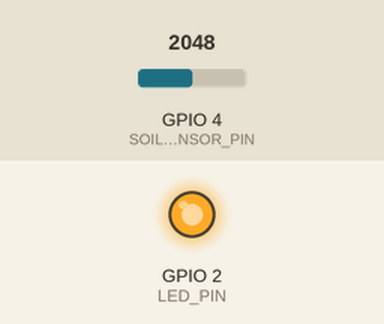
A sketch run on a simulated ESP32-C3. Parts: output pins drawn as LEDs (lit = HIGH). The test bench sets the inputs (shaded band); at power-on: GPIO 4 (SOIL_SENSOR_PIN) = 2048 (analog values on the 0–4095 scale). WiFi joins after 1.5 s; servers stay silent unless stated; no MQTT or app messages arrive unless stated; what the sketch prints to the serial monitor is not drawn.

Above: at 7.9 s.
8.0 s: GPIO 4 (SOIL_SENSOR_PIN) set to 3074
11.3 s: GPIO 4 (SOIL_SENSOR_PIN) set to 3202
At 13.0 s:
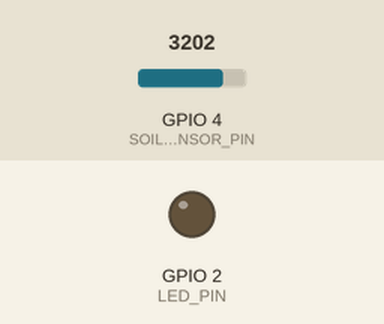
13.3 s: GPIO 4 (SOIL_SENSOR_PIN) set to 2866
At 15.2 s:
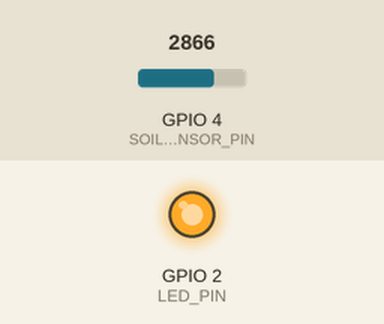
Timing chart, 0 to 16.7 s (numbered marks = the images above; inputs shaded):
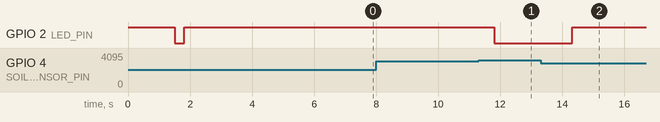

The sketch:

ESP32-C3_SoilMonitor.ino
```cpp
// (licence header left out)
#include <WiFi.h>
#include <ESPAsyncWebServer.h>
#include <AsyncWebSocket.h>
#include <PubSubClient.h>
#include <ArduinoJson.h>
#include <ArduinoOTA.h>

// Pin definitions
#define SOIL_SENSOR_PIN 4  // GPIO 4 (ADC1_CHANNEL_3)
#define LED_PIN 2          // Onboard LED (GPIO 2)

// Network and MQTT configuration
const char* ssid = "YOUR_WIFI_SSID";          // Replace with your WiFi SSID
const char* password = "YOUR_WIFI_PASSWORD";   // Replace with your WiFi password
const char* mqttBroker = "YOUR_MQTT_BROKER";  // Replace with your MQTT broker IP
const int mqttPort = 1883;
const char* mqttUser = "YOUR_MQTT_USER";      // Replace with your MQTT username
const char* mqttPass = "YOUR_MQTT_PASSWORD";  // Replace with your MQTT password
const char* deviceName = "ESP32C3_SoilMonitor_0";

// HTML for the webpage
const char* index_html = R"rawliteral(
<!DOCTYPE html>
<html lang="en">
<head>
    <meta charset="UTF-8">
    <meta name="viewport" content="width=device-width, initial-scale=1.0">
    <title>Soil Moisture Monitor</title>
    <script src="https://cdn.tailwindcss.com"></script>
    <style>
        body {
            background: linear-gradient(to bottom right, #15803d, #86efac);
            min-height: 100vh;
            display: flex;
            justify-content: center;
            align-items: center;
            font-family: 'Inter', sans-serif;
        }
        .card {
            background: white;
            border-radius: 1rem;
            box-shadow: 0 4px 20px rgba(0, 0, 0, 0.1);
            padding: 2rem;
            width: 100%;
            max-width: 400px;
            text-align: center;
        }
        .moisture-value {
            font-size: 2.5rem;
            font-weight: bold;
            color: #15803d;
        }
    </style>
</head>
<body>
    <div class="card">
        <h1 class="text-2xl font-bold text-gray-800 mb-4">Soil Moisture Monitor</h1>
        <div class="p-4 bg-gray-100 rounded-lg">
            <span class="text-gray-700 font-medium">Moisture Level</span>
            <div id="soilMoisture" class="moisture-value">-- %</div>
        </div>
        <p class="text-gray-500 text-sm mt-4">Updated every 10 seconds</p>
    </div>
    <script>
        const ws = new WebSocket(`ws://${window.location.hostname}/ws`);
        ws.onmessage = function(event) {
            const data = JSON.parse(event.data);
            document.getElementById('soilMoisture').textContent = data.soilHumidity.toFixed(1) + ' %';
        };
        ws.onclose = function() {
            setTimeout(() => location.reload(), 5000);
        };
    </script>
</body>
</html>
)rawliteral";

// Global objects
AsyncWebServer webServer(80);
AsyncWebSocket ws("/ws");
WiFiClient espClient;
PubSubClient mqttClient(espClient);

// Sensor data
float soilHumidity = 0.0;

// Status
bool mqttConnected = false;
bool wifiConnected = false;

// Timing
unsigned long lastPublish = 0;
const unsigned long publishInterval = 10000;  // 10 seconds

// Logging
String logBuffer = "";

void addLog(String message) {
  Serial.println(message);
  logBuffer += message + "\n";
  if (logBuffer.length() > 1000) logBuffer = logBuffer.substring(logBuffer.length() - 1000);
}

float readSoilHumidity() {
  const int numReadings = 5;
  long total = 0;
  for (int i = 0; i < numReadings; i++) {
    total += analogRead(SOIL_SENSOR_PIN);
    delay(50);
  }
  int avgRawValue = total / numReadings;

  // Map ADC (0-4095) to percentage (0-100%)
  const int dryValue = 4095;  // Dry (in air)
  const int wetValue = 1000;  // Wet (in water)
  float humidity = map(avgRawValue, dryValue, wetValue, 0, 100);
  return constrain(humidity, 0, 100);
}

void notifyClients() {
  StaticJsonDocument<100> doc;
  doc["soilHumidity"] = round(soilHumidity * 10) / 10.0;
  char json[100];
  serializeJson(doc, json);
  ws.textAll(json);
}

void handleWebSocketMessage(void *arg, uint8_t *data, size_t len) {
  AwsFrameInfo *info = (AwsFrameInfo*)arg;
  if (info->final && info->index == 0 && info->len == len && info->opcode == WS_TEXT) {
    // Handle incoming WebSocket messages if needed
  }
}

void onEvent(AsyncWebSocket *server, AsyncWebSocketClient *client, AwsEventType type, void *arg, uint8_t *data, size_t len) {
  switch (type) {
    case WS_EVT_CONNECT:
      addLog("WebSocket client #" + String(client->id()) + " connected");
      notifyClients();
      break;
    case WS_EVT_DISCONNECT:
      addLog("WebSocket client #" + String(client->id()) + " disconnected");
      break;
    case WS_EVT_DATA:
      handleWebSocketMessage(arg, data, len);
      break;
    case WS_EVT_PONG:
    case WS_EVT_ERROR:
      break;
  }
}

void setupWiFi() {
  WiFi.mode(WIFI_STA);
  WiFi.begin(ssid, password);
  addLog("Connecting to WiFi: " + String(ssid));

  unsigned long startAttempt = millis();
  while (WiFi.status() != WL_CONNECTED && millis() - startAttempt < 10000) {
    delay(500);
    Serial.print(".");
  }

  if (WiFi.status() == WL_CONNECTED) {
    wifiConnected = true;
    addLog("WiFi connected, IP: " + WiFi.localIP().toString());
  } else {
    addLog("WiFi connection failed. Retrying in loop...");
  }
}

void setupWebServer() {
  ws.onEvent(onEvent);
  webServer.addHandler(&ws);
  webServer.on("/", HTTP_GET, [](AsyncWebServerRequest *request) {
    request->send(200, "text/html", index_html);
  });
  webServer.begin();
  addLog("Web server started");
}

void setupMQTT() {
  mqttClient.setServer(mqttBroker, mqttPort);
  mqttClient.setCallback([](char* topic, byte* payload, unsigned int length) {
    String message;
    for (unsigned int i = 0; i < length; i++) message += (char)payload[i];
    addLog("MQTT received on " + String(topic) + ": " + message);
  });
}

void setupOTA() {
  ArduinoOTA.setHostname(deviceName);
  ArduinoOTA.onStart([]() { addLog("OTA Start"); });
  ArduinoOTA.onEnd([]() { addLog("OTA End"); });
  ArduinoOTA.onProgress([](unsigned int progress, unsigned int total) {
    Serial.printf("OTA Progress: %u%%\r", (progress / (total / 100)));
  });
  ArduinoOTA.begin();
  addLog("OTA setup complete");
}

void reconnectMQTT() {
  if (!mqttClient.connected() && WiFi.status() == WL_CONNECTED) {
    addLog("Connecting to MQTT...");
    if (mqttClient.connect("ESP32C3Client", mqttUser, mqttPass)) {
      mqttClient.subscribe("control/soilmonitor");
      mqttConnected = true;
      addLog("MQTT connected");
      notifyClients();
    } else {
      addLog("MQTT connect failed, rc=" + String(mqttClient.state()));
    }
  }
}

void setup() {
  Serial.begin(115200);
  pinMode(LED_PIN, OUTPUT);
  digitalWrite(LED_PIN, HIGH);  // Setup indicator
  pinMode(SOIL_SENSOR_PIN, INPUT);
  analogReadResolution(12);  // 12-bit ADC

  setupWiFi();
  setupWebServer();
  setupMQTT();
  setupOTA();

  digitalWrite(LED_PIN, LOW);
}

void loop() {
  // Handle OTA
  ArduinoOTA.handle();

  // Maintain WiFi
  wifiConnected = (WiFi.status() == WL_CONNECTED);
  if (!wifiConnected) {
    WiFi.reconnect();
    addLog("WiFi reconnecting");
    delay(2000);
    return;
  }

  // Maintain MQTT
  if (!mqttClient.connected()) {
    reconnectMQTT();
  } else {
    mqttClient.loop();
  }

  // Clean up WebSocket clients
  ws.cleanupClients();

  // Read soil moisture
  soilHumidity = readSoilHumidity();
  digitalWrite(LED_PIN, soilHumidity > 30 ? HIGH : LOW);  // LED ON if > 30%

  // Publish to MQTT and update webpage every 10 seconds
  if (millis() - lastPublish > publishInterval) {
    if (mqttConnected) {
      StaticJsonDocument<100> doc;
      doc["soilHumidity"] = round(soilHumidity * 10) / 10.0;
      char json[100];
      serializeJson(doc, json);
      bool published = mqttClient.publish("sensors/soilmonitor", json);
      addLog("Published to sensors/soilmonitor: " + String(json) + ", Success: " + String(published));
    }
    notifyClients();
    lastPublish = millis();
  }

  delay(1000);  // Update every second
}
```

Measured:
- the behaviour switches between 3135 and 3136 on GPIO 4 (SOIL_SENSOR_PIN) (found by bisection; images 0 and 1)
- after the input at 8.0 s, every drawn part: stays the same
- after the input at 11.3 s, GPIO 2 (LED_PIN): HIGH → LOW after 0.52 s
- after the input at 13.3 s, GPIO 2 (LED_PIN): LOW → HIGH after 1.0 s
